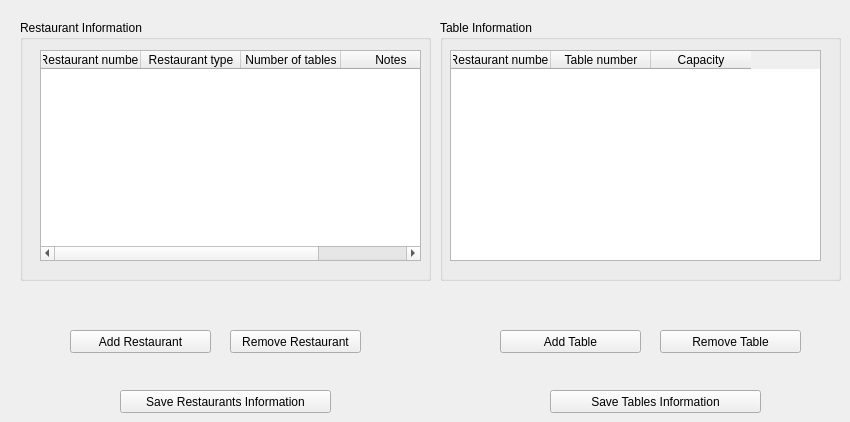
    <widget class="QWidget" name="tab_6" >
     <attribute name="title" >
      <string>Restaurant</string>
     </attribute>
     <widget class="QGroupBox" name="groupBox_7" >
      <property name="geometry" >
       <rect>
        <x>20</x>
        <y>20</y>
        <width>411</width>
        <height>261</height>
       </rect>
      </property>
      <property name="title" >
       <string>Restaurant Information</string>
      </property>
      <widget class="QTableWidget" name="restTable" >
       <property name="geometry" >
        <rect>
         <x>20</x>
         <y>30</y>
         <width>381</width>
         <height>211</height>
        </rect>
       </property>
       <column>
        <property name="text" >
         <string>Restaurant number</string>
        </property>
       </column>
       <column>
        <property name="text" >
         <string>Restaurant type</string>
        </property>
       </column>
       <column>
        <property name="text" >
         <string>Number of tables</string>
        </property>
       </column>
       <column>
        <property name="text" >
         <string>Notes</string>
        </property>
       </column>
      </widget>
     </widget>
     <widget class="QGroupBox" name="groupBox_3" >
      <property name="geometry" >
       <rect>
        <x>440</x>
        <y>20</y>
        <width>401</width>
        <height>261</height>
       </rect>
      </property>
      <property name="title" >
       <string>Table Information</string>
      </property>
      <widget class="QTableWidget" name="restTablesTable" >
       <property name="geometry" >
        <rect>
         <x>10</x>
         <y>30</y>
         <width>371</width>
         <height>211</height>
        </rect>
       </property>
       <column>
        <property name="text" >
         <string>Restaurant number</string>
        </property>
       </column>
       <column>
        <property name="text" >
         <string>Table number</string>
        </property>
       </column>
       <column>
        <property name="text" >
         <string>Capacity</string>
        </property>
       </column>
      </widget>
     </widget>
     <widget class="QPushButton" name="remRestButton" >
      <property name="geometry" >
       <rect>
        <x>230</x>
        <y>330</y>
        <width>131</width>
        <height>23</height>
       </rect>
      </property>
      <property name="text" >
       <string>Remove Restaurant</string>
      </property>
     </widget>
     <widget class="QPushButton" name="addRestButton" >
      <property name="geometry" >
       <rect>
        <x>70</x>
        <y>330</y>
        <width>141</width>
        <height>23</height>
       </rect>
      </property>
      <property name="text" >
       <string>Add Restaurant</string>
      </property>
     </widget>
     <widget class="QPushButton" name="saveRestInfo" >
      <property name="geometry" >
       <rect>
        <x>120</x>
        <y>390</y>
        <width>211</width>
        <height>23</height>
       </rect>
      </property>
      <property name="text" >
       <string>Save Restaurants Information</string>
      </property>
     </widget>
     <widget class="QPushButton" name="addTableButton" >
      <property name="geometry" >
       <rect>
        <x>500</x>
        <y>330</y>
        <width>141</width>
        <height>23</height>
       </rect>
      </property>
      <property name="text" >
       <string>Add Table</string>
      </property>
     </widget>
     <widget class="QPushButton" name="remTableButton" >
      <property name="geometry" >
       <rect>
        <x>660</x>
        <y>330</y>
        <width>141</width>
        <height>23</height>
       </rect>
      </property>
      <property name="text" >
       <string>Remove Table</string>
      </property>
     </widget>
     <widget class="QPushButton" name="saveTablesInfo" >
      <property name="geometry" >
       <rect>
        <x>550</x>
        <y>390</y>
        <width>211</width>
        <height>23</height>
       </rect>
      </property>
      <property name="text" >
       <string>Save Tables Information</string>
      </property>
     </widget>
    </widget>
